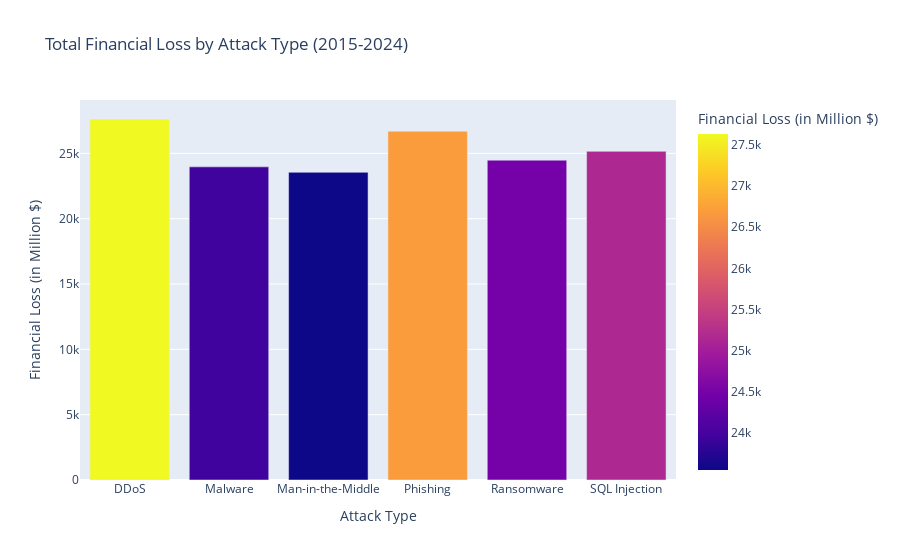

Notebook cell for this chart:
### Markdown cell above
### Chart - Financial Loss by Attack Type

### Code cell
fig1 = px.bar(
    df.groupby("Attack Type")["Financial Loss (in Million $)"].sum().reset_index(),
    x="Attack Type",
    y="Financial Loss (in Million $)",
    title="Total Financial Loss by Attack Type (2015-2024)",
    hover_data={"Financial Loss (in Million $)":":.2f"},
    color="Financial Loss (in Million $)"
)

fig1.show()

### Figure 1 — Plotly figure (JSON) as saved in the notebook; plotly's stock layout.template omitted (floating-point values rounded to 4 significant figures)
{"data": [{"hovertemplate": "Attack Type=%{x}<br>Financial Loss (in Million $)=%{marker.color:.2f}<extra></extra>", "legendgroup": "", "marker": {"color": [27630.0, 23970.0, 23550.0, 26690.0, 24480.0, 25160.0], "coloraxis": "coloraxis", "pattern": {"shape": ""}}, "name": "", "orientation": "v", "showlegend": false, "textposition": "auto", "type": "bar", "x": ["DDoS", "Malware", "Man-in-the-Middle", "Phishing", "Ransomware", "SQL Injection"], "xaxis": "x", "y": [27630.0, 23970.0, 23550.0, 26690.0, 24480.0, 25160.0], "yaxis": "y"}], "layout": {"barmode": "relative", "coloraxis": {"colorbar": {"title": {"text": "Financial Loss (in Million $)"}}, "colorscale": [[0, "#0d0887"], [0.1111, "#46039f"], [0.2222, "#7201a8"], [0.3333, "#9c179e"], [0.4444, "#bd3786"], [0.5556, "#d8576b"], [0.6667, "#ed7953"], [0.7778, "#fb9f3a"], [0.8889, "#fdca26"], [1, "#f0f921"]]}, "legend": {"tracegroupgap": 0}, "title": {"text": "Total Financial Loss by Attack Type (2015-2024)"}, "xaxis": {"anchor": "y", "domain": [0, 1], "title": {"text": "Attack Type"}}, "yaxis": {"anchor": "x", "domain": [0, 1], "title": {"text": "Financial Loss (in Million $)"}}}}
